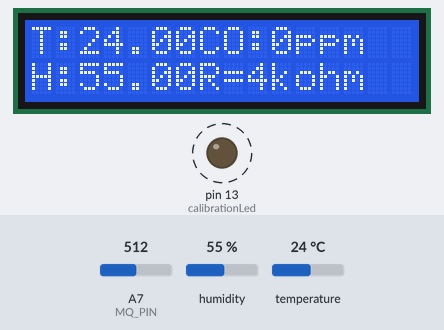
Bench run of a sketch on a simulated Arduino Nano, built with avr-gcc and run on an emulated ATmega328P. Shown: 16×2 character LCD, output pins drawn as LEDs (lit = HIGH). Dashed ring = blinking. The inputs (shaded band) are chosen by the test bench; at power-on: humidity 55 %, A7 (MQ_PIN) = 512, temperature 24 °C.

Above: at 14.5 s.
14.6 s: humidity set to 22 %
At 14.99 s:
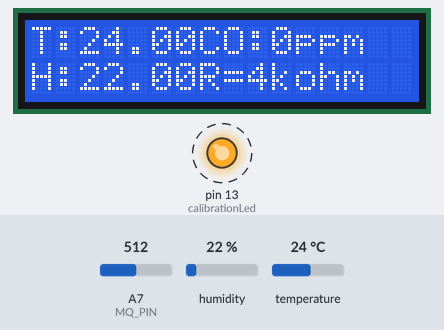
16.5 s: A7 (MQ_PIN) set to 716
At 17.7 s:
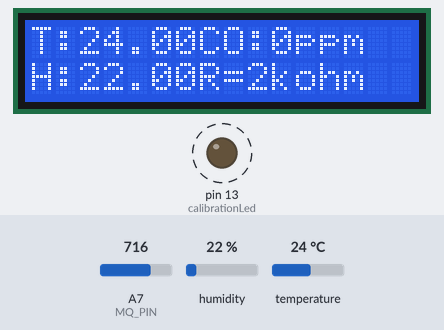
18.5 s: temperature set to 12 °C
At 19.6 s:
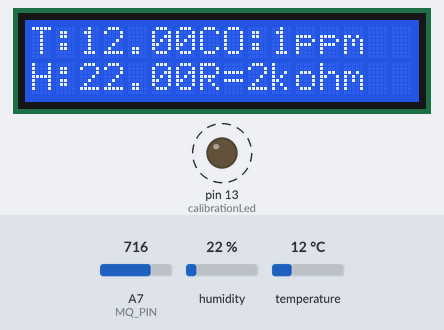
20.5 s: A7 (MQ_PIN) set to 900
At 21.6 s:
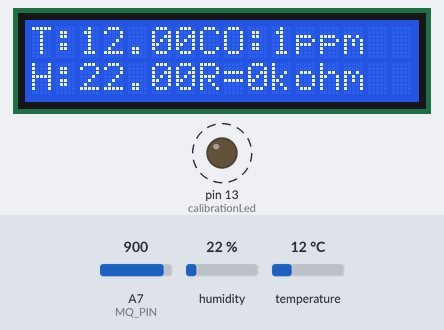
22.4 s: humidity set to 40 %
At 23.6 s:
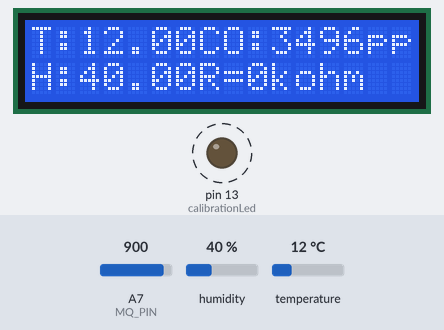
24.4 s: A7 (MQ_PIN) set to 1023
At 26.6 s:
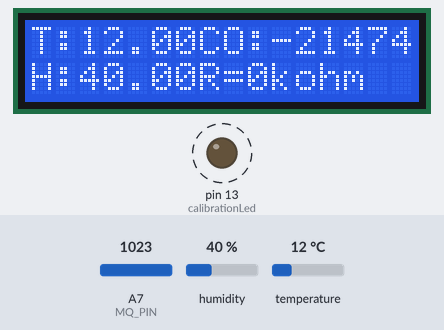
Timing chart, 0 to 28.4 s (numbered marks = the images above; inputs shaded):
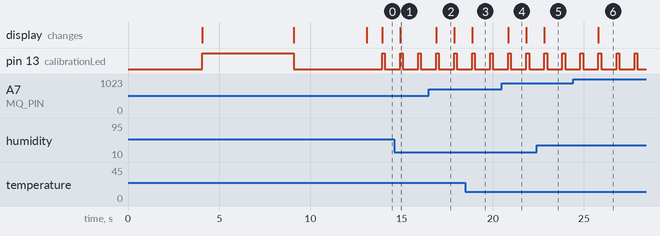

The sketch:

_4values_LCD.ino
```cpp
#include <dht.h>
#include <LiquidCrystal.h>

LiquidCrystal lcd(2, 3, 4, 5, 6, 7);

dht DHT;
#define DHT11_PIN 8

const int calibrationLed = 13;                      //when the calibration start , LED pin 13 will light up , off when finish calibrating
const int MQ_PIN=A7;                                //define which analog input channel you are going to use
int RL_VALUE=5;                                     //define the load resistance on the board, in kilo ohms
float RO_CLEAN_AIR_FACTOR=9.83;                     //RO_CLEAR_AIR_FACTOR=(Sensor resistance in clean air)/RO,
                                                    //which is derived from the chart in datashee

/***********************Software Related Macros************************************/
int CALIBARAION_SAMPLE_TIMES=50;                    //define how many samples you are going to take in the calibration phase
int CALIBRATION_SAMPLE_INTERVAL=100;                //define the time interal(in milisecond) between each samples in the
                                                    //cablibration phase
int READ_SAMPLE_TIMES=10;                        //define how many samples you are going to take in normal operation
int READ_SAMPLE_INTERVAL=20;                            //define the time interal(in milisecond) between each samples in
                                                    //normal operation

/**********************Application Related Macros**********************************/
#define         GAS_LPG             0
#define         GAS_CO              1
#define         GAS_SMOKE           2

/*****************************Globals***********************************************/
float           LPGCurve[3]  =  {2.3,0.21,-0.47};   //two points are taken from the curve.
                                                    //with these two points, a line is formed which is "approximately equivalent"
                                                    //to the original curve.
                                                    //data format:{ x, y, slope}; point1: (lg200, 0.21), point2: (lg10000, -0.59)
float           COCurve[3]  =  {2.3,0.72,-0.34};    //two points are taken from the curve.
                                                    //with these two points, a line is formed which is "approximately equivalent"
                                                    //to the original curve.
                                                    //data format:{ x, y, slope}; point1: (lg200, 0.72), point2: (lg10000,  0.15)
float           SmokeCurve[3] ={2.3,0.53,-0.44};    //two points are taken from the curve.
                                                    //with these two points, a line is formed which is "approximately equivalent"
                                                    //to the original curve.
                                                    //data format:{ x, y, slope}; point1: (lg200, 0.53), point2: (lg10000,  -0.22)
float           Ro           =  10;                 //Ro is initialized to 10 kilo ohms


void setup()
{

  lcd.begin(16,2);

  lcd.print("Warm up 3 min");                        //LCD display
  lcd.setCursor(0,1);
  lcd.print("before calibr.");
  delay(4000);
  lcd.clear();

  pinMode(calibrationLed,OUTPUT);
  digitalWrite(calibrationLed,HIGH);
  lcd.setCursor(0,0);
  lcd.print("Calibrating...");                        //LCD display
  lcd.setCursor(0,1);
  lcd.print("  coded by tita");

  Ro = MQCalibration(MQ_PIN);                         //Calibrating the sensor. Please make sure the sensor is in clean air
  digitalWrite(calibrationLed,LOW);
  lcd.clear();
  lcd.setCursor(0,0);
  lcd.print("done!           ");                                 //LCD display
  lcd.setCursor(0,1);
  lcd.print("Ro= ");
  lcd.print(Ro);
  lcd.print("kohm");
  delay(4000);
  lcd.clear();
}


/*
void loop()
{
  int chk = DHT.read11(DHT11_PIN);
  lcd.setCursor(0,0);
  lcd.print("T: ");
  lcd.print(DHT.temperature);
  lcd.print((char)223);
  lcd.print("C");

  lcd.setCursor(8,0);
  lcd.print("G: ");
  lcd.print(analogRead(gasPin));
  lcd.print("%");

  lcd.setCursor(0,1);
  lcd.print("H: ");
  lcd.print(DHT.humidity);
  lcd.print("%");

  lcd.setCursor(8,1);
  lcd.print("Y: ");
  lcd.print(analogRead(gasPin));
  lcd.print("%");
  delay(1000);
}
*/

void loop()
{

  long iPPM_LPG = 0;
  long iPPM_CO = 0;
  long iPPM_Smoke = 0;
  long iRs = 0;

  iPPM_LPG = MQGetGasPercentage(MQRead(MQ_PIN)/Ro,GAS_LPG);
  iPPM_CO = MQGetGasPercentage(MQRead(MQ_PIN)/Ro,GAS_CO);
  iPPM_Smoke = MQGetGasPercentage(MQRead(MQ_PIN)/Ro,GAS_SMOKE);
  iRs = MQRead(MQ_PIN);

/*
   lcd.clear();
   lcd.setCursor( 0 , 0 );
   lcd.print("Concentration of gas ");
*/

/*
lcd.setCursor( 0 , 1 );
   lcd.print("LPG: ");
   lcd.print(iPPM_LPG);
   lcd.print(" ppm");
*/
  int chk = DHT.read11(DHT11_PIN);
  lcd.clear();
  lcd.setCursor(0,0);
  lcd.print("T:");
  lcd.print(DHT.temperature);
  lcd.print((char)223);
  lcd.print("C");

   lcd.setCursor(7,0);
   lcd.print("CO:");
   lcd.print(iPPM_CO);
   lcd.print("ppm");

  lcd.setCursor(0,1);
  lcd.print("H:");
  lcd.print(DHT.humidity);
  lcd.print("%");

  lcd.setCursor(7,1);
  lcd.print("R=");
  lcd.print(iRs);  /*internal resistence obtained from the voltage reading in analog pin*/
  lcd.print("kohm");
   /*
   lcd.print("Sm:");
   lcd.print(iPPM_Smoke);
   lcd.print("ppm");
   */

   pinMode(calibrationLed,OUTPUT);
   digitalWrite(calibrationLed,HIGH);
   delay(150);
   digitalWrite(calibrationLed,LOW);


}

/****************** MQResistanceCalculation ****************************************
Input:   raw_adc - raw value read from adc, which represents the voltage
Output:  the calculated sensor resistance
Remarks: The sensor and the load resistor forms a voltage divider. Given the voltage
         across the load resistor and its resistance, the resistance of the sensor
         could be derived.
************************************************************************************/
float MQResistanceCalculation(int raw_adc)
{
  return ( ((float)RL_VALUE*(1023-raw_adc)/raw_adc));
}

/***************************** MQCalibration ****************************************
Input:   mq_pin - analog channel
Output:  Ro of the sensor
Remarks: This function assumes that the sensor is in clean air. It use
         MQResistanceCalculation to calculates the sensor resistance in clean air
         and then divides it with RO_CLEAN_AIR_FACTOR. RO_CLEAN_AIR_FACTOR is about
         10, which differs slightly between different sensors.
************************************************************************************/
float MQCalibration(int mq_pin)
{
  int i;
  float val=0;

  for (i=0;i<CALIBARAION_SAMPLE_TIMES;i++) {            //take multiple samples
    val += MQResistanceCalculation(analogRead(mq_pin));
    delay(CALIBRATION_SAMPLE_INTERVAL);
  }
  val = val/CALIBARAION_SAMPLE_TIMES;                   //calculate the average value
  val = val/RO_CLEAN_AIR_FACTOR;                        //divided by RO_CLEAN_AIR_FACTOR yields the Ro
  return val;                                           //according to the chart in the datasheet

}

/*****************************  MQRead *********************************************
Input:   mq_pin - analog channel
Output:  Rs of the sensor
Remarks: This function use MQResistanceCalculation to caculate the sensor resistenc (Rs).
         The Rs changes as the sensor is in the different consentration of the target
         gas. The sample times and the time interval between samples could be configured
         by changing the definition of the macros.
************************************************************************************/
float MQRead(int mq_pin)
{
  int i;
  float rs=0;


  for (i=0;i<READ_SAMPLE_TIMES;i++) {
    rs += MQResistanceCalculation(analogRead(mq_pin));
    delay(READ_SAMPLE_INTERVAL);
  }

  rs = rs/READ_SAMPLE_TIMES;

  return rs;
}

/*****************************  MQGetGasPercentage **********************************
Input:   rs_ro_ratio - Rs divided by Ro
         gas_id      - target gas type
Output:  ppm of the target gas
Remarks: This function passes different curves to the MQGetPercentage function which
         calculates the ppm (parts per million) of the target gas.
************************************************************************************/
long MQGetGasPercentage(float rs_ro_ratio, int gas_id)
{
  if ( gas_id == GAS_LPG ) {
     return MQGetPercentage(rs_ro_ratio,LPGCurve);
  } else if ( gas_id == GAS_CO ) {
     return MQGetPercentage(rs_ro_ratio,COCurve);
  } else if ( gas_id == GAS_SMOKE ) {
     return MQGetPercentage(rs_ro_ratio,SmokeCurve);
  }

  return 0;
}

/*****************************  MQGetPercentage **********************************
Input:   rs_ro_ratio - Rs divided by Ro
         pcurve      - pointer to the curve of the target gas
Output:  ppm of the target gas
Remarks: By using the slope and a point of the line. The x(logarithmic value of ppm)
         of the line could be derived if y(rs_ro_ratio) is provided. As it is a
         logarithmic coordinate, power of 10 is used to convert the result to non-logarithmic
         value.
************************************************************************************/
long  MQGetPercentage(float rs_ro_ratio, float *pcurve)
{
  return (pow(10,( ((log(rs_ro_ratio)-pcurve[1])/pcurve[2]) + pcurve[0])));
}
```

Measured:
- after the input at 14.6 s, the display: changes after 0.32 s (image 1)
- after the input at 16.5 s, the display: changes after 0.39 s (image 2)
- after the input at 18.5 s, the display: changes after 0.37 s (image 3)
- after the input at 20.5 s, the display: changes after 0.35 s (image 4)
- after the input at 22.4 s, the display: changes after 0.43 s (image 5)
- after the input at 24.4 s, the display: changes after 1.4 s (image 6)
- by itself, pin 13 (calibrationLed): alternates HIGH for 0.15 s and LOW for 0.84 s
